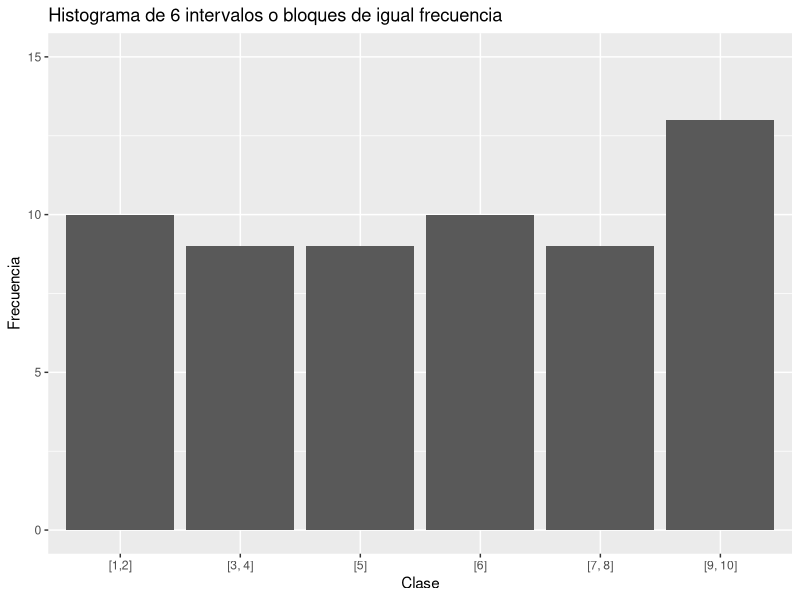
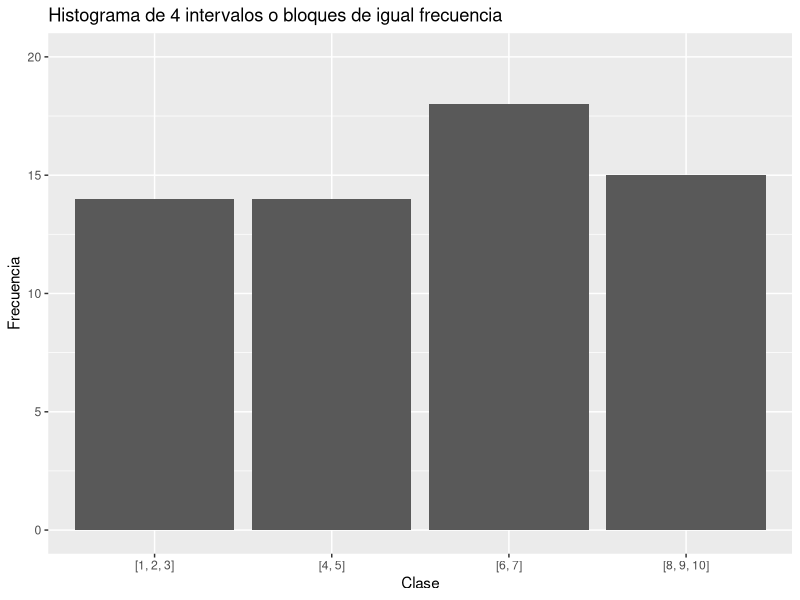
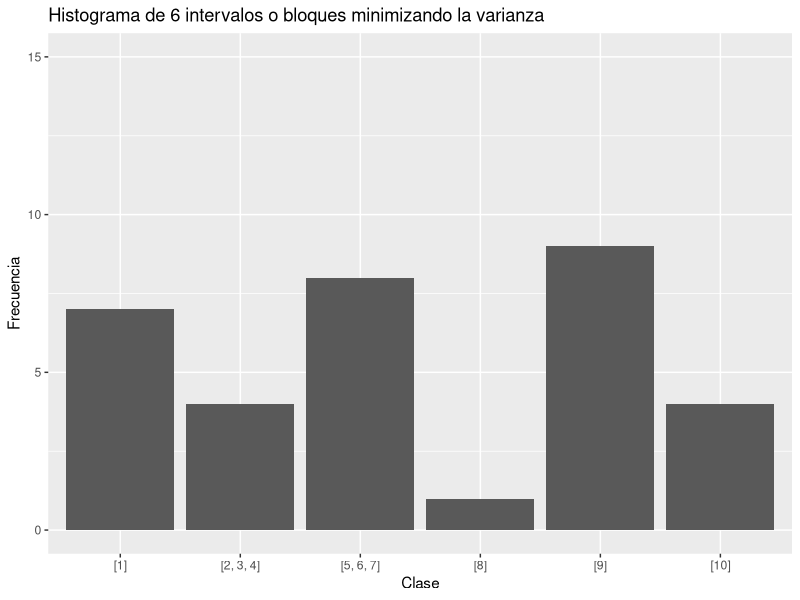

These charts were generated, in order, by the following R code:
## ---- chunk 1
library(ggplot2)
library(forcats)
library(scales)

knitr::opts_chunk$set(echo = TRUE)
## ---- chunk 2
df1 <- data.frame(x = rep(c("[1,2]", "[3, 4]", "[5]", "[6]", "[7, 8]", "[9, 10]"), 
                          c(10, 9, 9, 10, 9, 13)))

ggplot(df1, aes(fct_inorder(x))) + 
  geom_bar() +
  ggtitle("Histograma de 6 intervalos o bloques de igual frecuencia") +
  xlab("Clase") +
  ylab("Frecuencia") +
  ylim(c(0, 15))
## ---- chunk 3
df2 <- data.frame(x = rep(c("[1, 2, 3]", "[4, 5]", "[6, 7]", "[8, 9, 10]"), 
                          c(14, 14, 18, 15)))

ggplot(df2, aes(fct_inorder(x))) + 
  geom_bar() + 
  ggtitle("Histograma de 4 intervalos o bloques de igual frecuencia") +
  xlab("Clase") +
  ylab("Frecuencia") +
  ylim(c(0, 20))
## ---- chunk 4
df3 <- data.frame(x = rep(c("[1]", "[2, 3, 4]", "[5, 6, 7]", "[8]", "[9]", "[10]"), 
                          c(7, 4, 8, 1, 9, 4)))

ggplot(df3, aes(fct_inorder(x))) + 
  geom_bar() +
  ggtitle("Histograma de 6 intervalos o bloques minimizando la varianza") +
  xlab("Clase") +
  ylab("Frecuencia") +
  ylim(c(0, 15))
